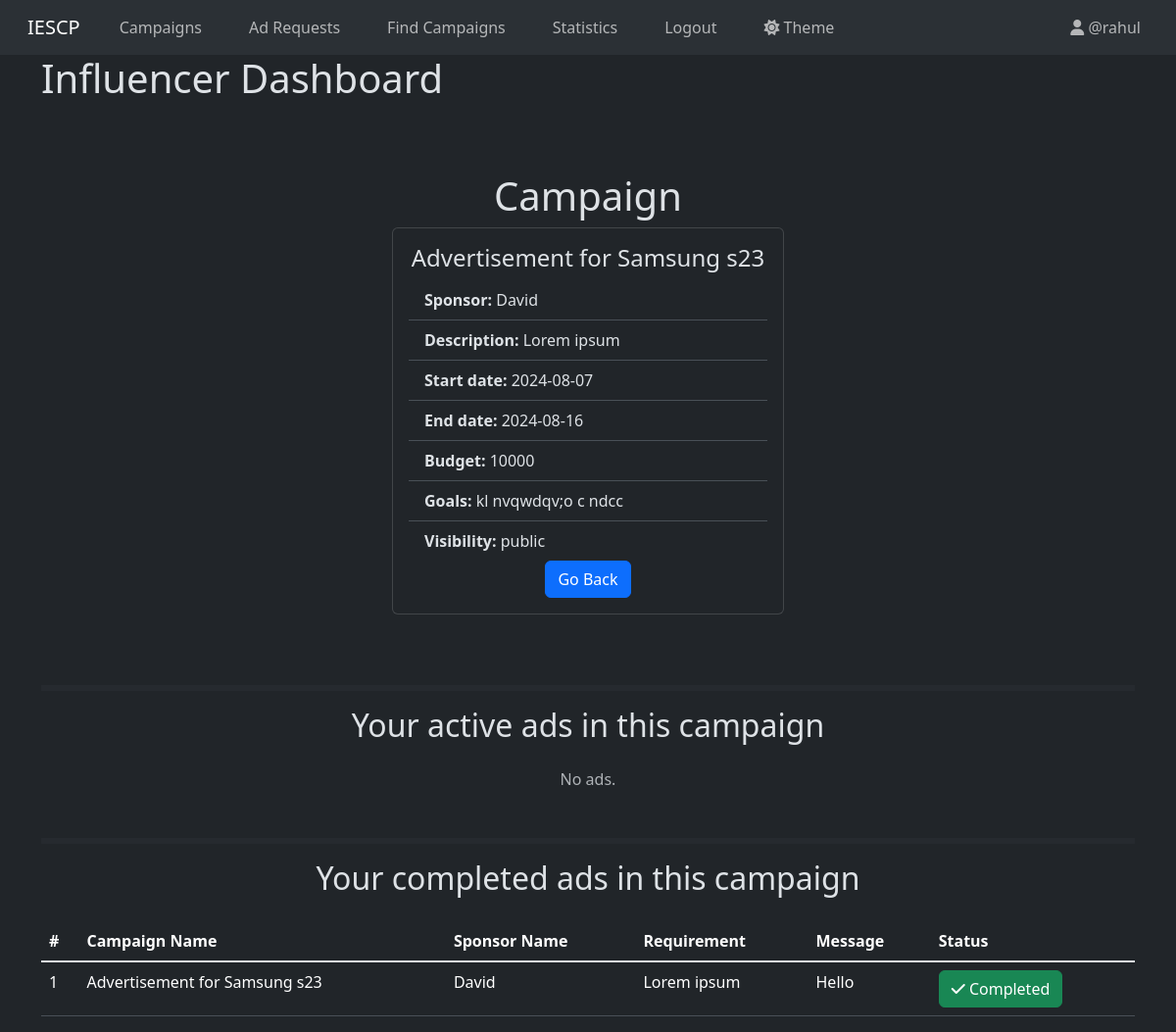
The page /influencer/dashboard/view/campaign/1 (signed in) on the database its author committed.
### models.py (models this page shows)
class User(db.Model, UserMixin):
  __tablename__ = "user"
  id = db.Column(db.Integer, primary_key=True)
  name = db.Column(db.String(50), nullable=False)
  username = db.Column(db.String(50), nullable=False, unique=True)
  password_hash = db.Column(db.String(256), nullable=False)
  user_type = db.Column(db.Enum('influencer', 'sponsor', 'admin'), nullable=False)
  flagged = db.Column(db.Boolean, nullable=False, default=False)
  theme = db.Column(db.Enum('light', 'dark'), nullable=False, default='light')
  category = db.Column(db.String(50), nullable=True)
  niche = db.Column(db.String(50), nullable=True)
  follower_count = db.Column(db.Integer, nullable=True)
  platforms = db.Column(db.String(150), nullable=True)
  industry = db.Column(db.String(50), nullable=True)
  budget = db.Column(db.Integer, nullable=True)

class Campaign(db.Model):
  __tablename__ = "campaign"
  id = db.Column(db.Integer, primary_key=True)
  sponsor_id = db.Column(db.Integer, db.ForeignKey('user.id'), nullable=False)
  name = db.Column(db.String(50), nullable=False)
  description = db.Column(db.String(256), nullable=False)
  start_date = db.Column(db.DateTime, nullable=False)
  end_date = db.Column(db.DateTime, nullable=False)
  progress = db.Column(db.Integer, nullable=False, default=0)
  budget = db.Column(db.Integer, nullable=False)
  visibility = db.Column(db.Enum('public', 'private'), nullable=False)
  goals = db.Column(db.String(256), nullable=False)
  flagged = db.Column(db.Boolean, nullable=False, default=False)
  sponsor = db.relationship('User', backref=db.backref('campaigns', lazy=True))
  ad_requests = db.relationship('Ad_Request', backref='campaign', cascade='all, delete-orphan')

class Ad_Request(db.Model):
  __tablename__ = "ad_request"
  id = db.Column(db.Integer, primary_key=True)
  campaign_id = db.Column(db.Integer, db.ForeignKey('campaign.id'), nullable=False)
  influencer_id = db.Column(db.Integer, db.ForeignKey('user.id'), nullable=True)
  messages = db.Column(db.String(256), nullable=False)
  requirements = db.Column(db.String(256), nullable=False)
  payment_amount = db.Column(db.Integer, nullable=False)
  completed = db.Column(db.Boolean, nullable=False, default=False)
  requested_by = db.Column(db.Enum('influencer', 'sponsor'), nullable=False)
  status = db.Column(db.Enum('pending', 'accepted', 'rejected'), nullable=False, default='pending')
  influencer = db.relationship('User', foreign_keys=[influencer_id], backref=db.backref('ad_requests', lazy=True))

### controllers.py (the view)
@app.route("/influencer/dashboard/view/campaign/<int:campaign_id>")
@login_required
@influencer_required
def influencer_dashboard_view_campaign(campaign_id):
    campaign = Campaign.query.get(campaign_id)
    sponsor = User.query.get(campaign.sponsor_id)
    active_ads = Ad_Request.query.filter_by(campaign_id=campaign_id, influencer_id=current_user.id, requested_by="sponsor", status="accepted", completed=False).all()
    completed_ads = Ad_Request.query.filter_by(campaign_id=campaign_id, influencer_id=current_user.id, requested_by="sponsor", status="accepted", completed=True).all()
    return render_template("influencer/view_campaign.html", user=current_user, campaign=campaign, sponsor=sponsor, active_ads=active_ads, completed_ads=completed_ads)

### controllers.py (called while the page is built)
def influencer_required(func):
    @wraps(func)
    def wrapper(*args, **kwargs):
        if current_user.user_type != "influencer":
            flash("You do not have permission to access this page.", category="danger")
            if current_user.user_type == "admin":
                return redirect(url_for("admin_dashboard"))
            elif current_user.user_type == "sponsor":
                return redirect(url_for("sponsor_dashboard"))
        return func(*args, **kwargs)
    return wrapper

@login_manager.user_loader
def load_user(user_id):
    return User.query.get(int(user_id))

### templates/influencer/view_campaign.html (shortened to what this page needs)
{% extends "base.html" %}
{% block content %}
  <h1>Influencer Dashboard</h1>
  <div class="login-form text-center mt-5 mb-3 p-5 pt-4 pb-4 w-50 m-auto">
    <h1>Campaign</h1>
    <div class="card" style="width: 25rem; margin: auto;">
      <div class="card-body">
        <h4 class="card-title">{{ campaign.name }}</h4>
        <ul class="list-group list-group-flush text-start">
          <li class="list-group-item"><strong>Sponsor:</strong> {{ sponsor.name }}</li>
          <li class="list-group-item"><strong>Description:</strong> {{ campaign.description }}</li>
          <li class="list-group-item"><strong>Start date:</strong> {{ campaign.start_date.date() }}</li>
          <li class="list-group-item"><strong>End date:</strong> {{ campaign.end_date.date() }}</li>
          <li class="list-group-item"><strong>Budget:</strong> {{ campaign.budget }}</li>
          <li class="list-group-item"><strong>Goals:</strong> {{ campaign.goals }}</li>
          <li class="list-group-item"><strong>Visibility:</strong> {{ campaign.visibility }}</li>
        </ul>
          <a href="{{url_for("influencer_dashboard")}}" class="btn btn-primary">Go Back</a>
      </div>
    </div>
  </div>
  <hr class="border border-3 border-dark-subtle mt-5">
  <h2 class="h2 text-center">Your active ads in this campaign</h2>
  {% if active_ads | length == 0 %}
    <p class="text-sm text-muted text-center mt-4">No ads.</p>
  {% endif %}
  <hr class="border border-3 border-dark-subtle mt-5">
  <h2 class="h2 text-center">Your completed ads in this campaign</h2>
  {% if completed_ads | length == 0 %}
    <p class="text-sm text-muted text-center mt-4">No ads.</p>
  {% else %}
    <table class="table table-hover mt-4">
      <thead>
        <th scope="col">#</th>
        <th scope="col">Campaign Name</th>
        <th scope="col">Sponsor Name</th>
        <th scope="col">Requirement</th>
        <th scope="col">Message</th>
        <th scope="col">Status</th>
      </thead>
      <tbody class="table-group-divider">
        {% for ad in completed_ads %}
          <tr>
            <td>{{ loop.index }}</td>
            <td>{{ campaign.name }}</td>
            <td>{{ sponsor.name }}</td>
            <td>{{ ad.requirements }}</td>
            <td>{{ ad.messages }}</td>
            <td>
              <button class="btn btn-success"><i class="fa-solid fa-check"></i> Completed</button>
            </td>
          </tr>
        {% endfor %}
      </tbody>
    </table>
  {% endif %}
{% endblock %}

### templates/navbar.html (shortened to what this page needs)
<nav class="navbar navbar-expand-lg bg-body-tertiary">
  <div class="container-fluid">
    {% if user and user.user_type == "admin" %}
      <a class="navbar-brand mx-3" href="{{url_for('admin_dashboard')}}">IESCP</a>
    {% elif user and user.user_type == "influencer" %}
      <a class="navbar-brand mx-3" href="{{url_for('influencer_dashboard')}}">IESCP</a>
    {% elif user and user.user_type == "sponsor" %}
      <a class="navbar-brand mx-3" href="{{url_for('sponsor_dashboard')}}">IESCP</a>
    {% else %}
      <a class="navbar-brand mx-3" href="{{url_for('user_login')}}">IESCP</a>
    {% endif %}
    <div class="collapse navbar-collapse" id="navbarNav">
      {% if user %}
        {% if user.user_type == "influencer" %}
          <ul class="navbar-nav me-auto">
            <li class="nav-item mx-3">
              <a class="{{ 'nav-link active' if request.path == url_for('influencer_dashboard') else 'nav-link' }}" href="{{url_for('influencer_dashboard')}}">Campaigns</a>
            </li>
            <li class="nav-item mx-3">
              <a class="{{ 'nav-link active' if request.path == url_for('influencer_dashboard_adrequests') else 'nav-link' }}" href="{{url_for('influencer_dashboard_adrequests')}}">Ad Requests</a>
            </li>
            <li class="nav-item mx-3">
              <a class="{{ 'nav-link active' if request.path == url_for('influencer_dashboard_find_campaigns') else 'nav-link' }}" href="{{url_for('influencer_dashboard_find_campaigns')}}">Find Campaigns</a>
            </li>
            <li class="nav-item mx-3">
              <a class="{{ 'nav-link active' if request.path == url_for('influencer_statistics') else 'nav-link' }}" href="{{url_for('influencer_statistics')}}">Statistics</a>
            </li>
            <li class="nav-item mx-3">
              <a class="nav-link btn btn-outline-danger" href="{{url_for('logout')}}">Logout</a>
            </li>
            <li class="nav-item mx-3">
              <a class="nav-link" href="{{url_for('change_theme')}}">
                {% if user.theme == 'light' %}
                  <i class="fa-solid fa-moon"></i>
                {% else %}
                  <i class="fa-solid fa-sun"></i>
                {% endif %}
                Theme
              </a>
            </li>
          </ul>
          <ul class="navbar-nav">
            <li class="nav-item">
              <a class="nav-link mx-3" href="{{url_for('influencer_profile')}}"><i class="fa-solid fa-user"></i> @{{user.username}}</a>
            </li>
          </ul>
        {% endif %}
      {% endif %}
    </div>
  </div>
</nav>

### rows shown on the page
User: username "rahul"
Campaign: name "Advertisement for Samsung s23", description "Lorem ipsum", start_date "2024-08-07", end_date "2024-08-16", budget "10000", goals "kl nvqwdqv;o c ndcc", visibility "public"
User: name "David"
Ad_Request: requirements "Lorem ipsum", messages "Hello"
